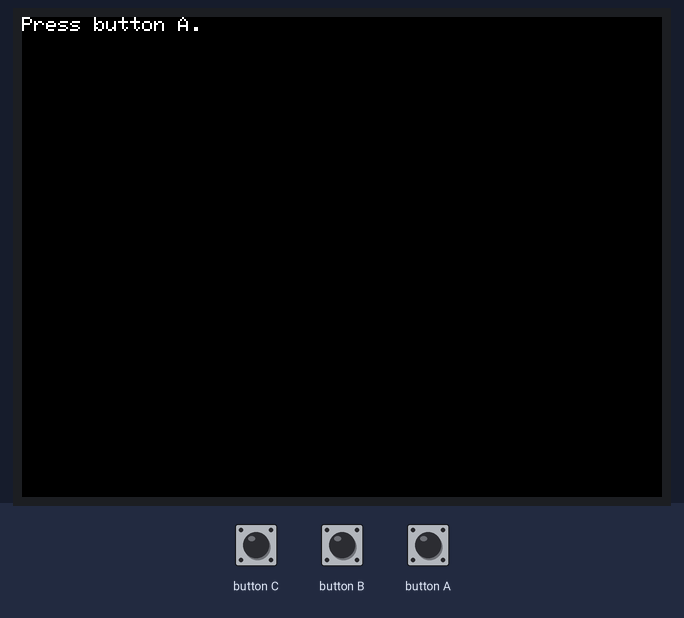
Bench run of a sketch on a simulated ESP32. Shown: 320×240 colour display. The inputs (shaded band) are chosen by the test bench.

Above: at 1.3 s.
1.4 s: button A pressed for 0.15 s
At 2.1 s:
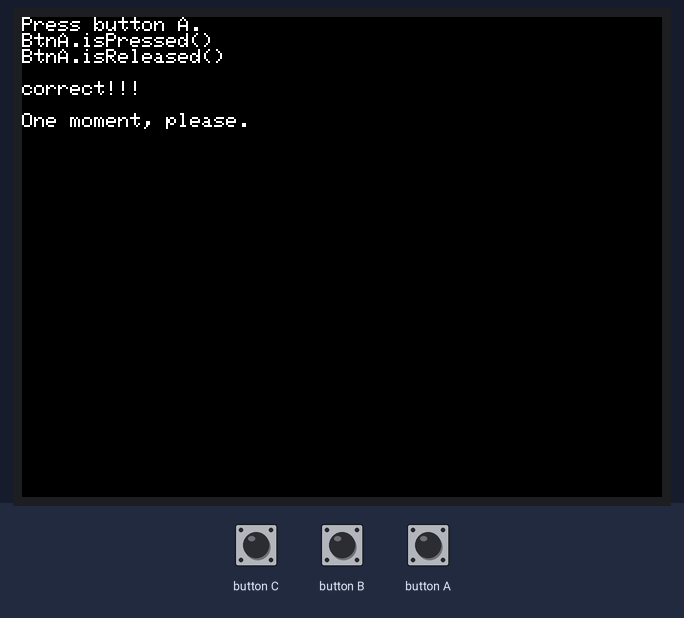
4.5 s: button A pressed for 3.2 s
At 7.8 s:
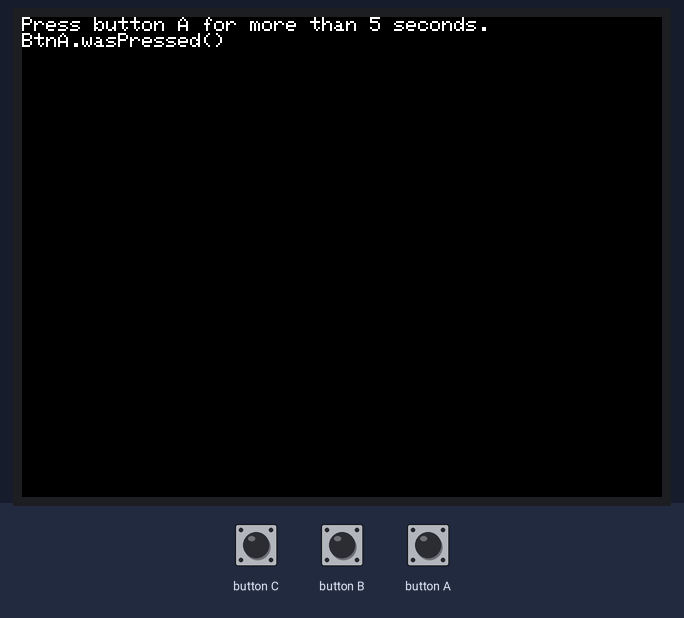
9.2 s: button B pressed for 0.15 s
At 10.6 s:
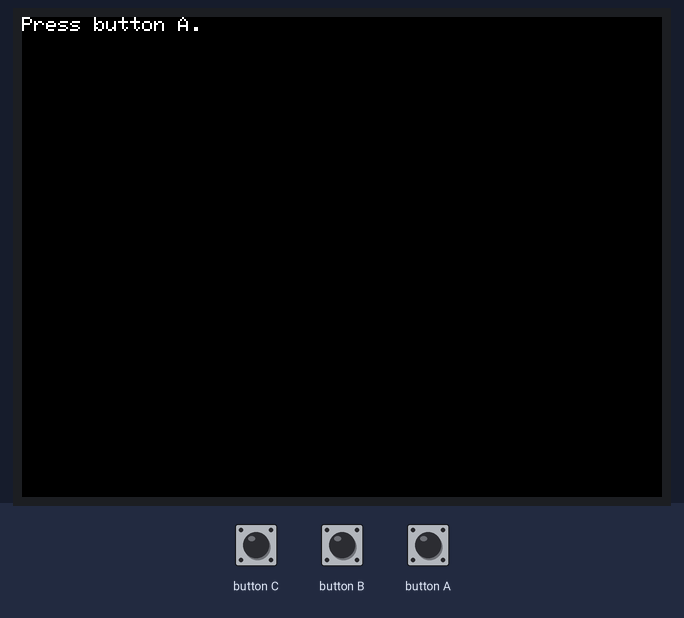
10.9 s: button A pressed for 1 s
At 11.7 s:
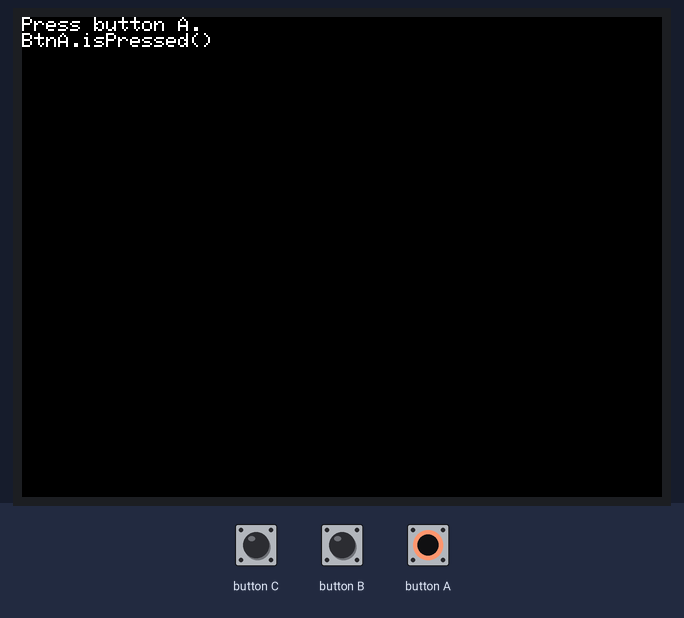
14.9 s: button B pressed for 3.2 s
At 19.2 s:
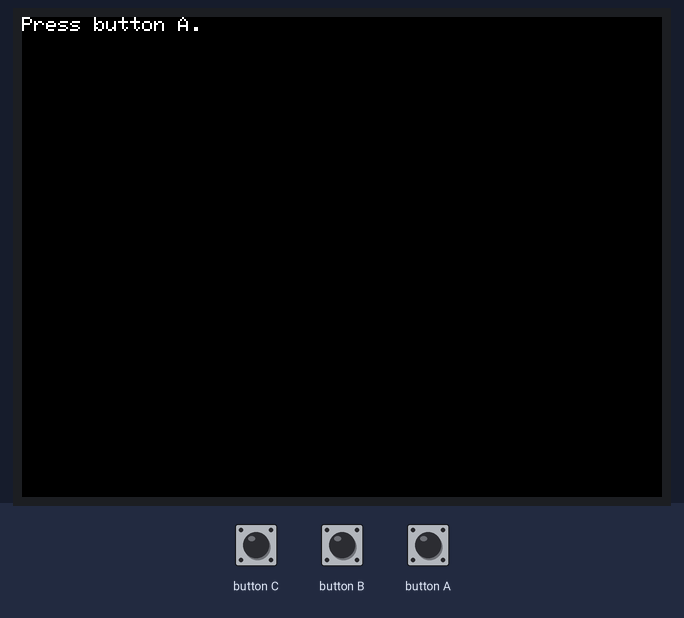
Timing chart, 0 to 20.6 s (numbered marks = the images above; inputs shaded):
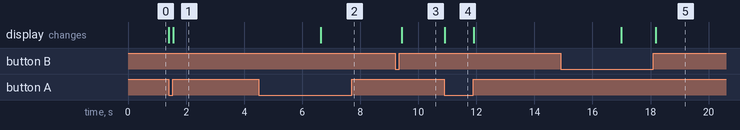

Measured:
- after the input at 1.4 s, the display: first changes at once (image 1 shows a later state)
- after the input at 4.5 s, the display: first differs from a run without the input after 2.1 s (image 2)
- after the input at 9.2 s, the display: changes after 0.23 s (image 3)
- after the input at 10.9 s, the display: changes at once (image 4)
- after the input at 14.9 s, the display: first differs from a run without the input after 3.3 s (image 5)

The sketch:

button_01.ino
```cpp
#include <M5Stack.h>

bool skipFlg1Press   = false;
bool skipFlg1        = false;
bool skipFlg2Press   = false;
bool skipFlg2        = false;
bool skipFlg3Press   = false;
bool skipFlg3        = false;
bool skipFlg4        = false;
bool skipFlg5Release = false;
bool skipFlg5        = false;
int  pressedForCnt   = 0;

void correctProcessing(String nextQuestion) {
    M5.Lcd.println();
    M5.Lcd.println("correct!!!");
    M5.Lcd.println();
    M5.Lcd.println("One moment, please.");
    delay(5000);

    // 画面クリア
    M5.Lcd.clear(BLACK);
    M5.Lcd.setCursor(0, 0);

    M5.Lcd.println(nextQuestion);
}

void fromTheBeginning() {
    skipFlg1Press   = false;
    skipFlg1        = false;
    skipFlg2Press   = false;
    skipFlg2        = false;
    skipFlg3Press   = false;
    skipFlg3        = false;
    skipFlg4        = false;
    skipFlg5Release = false;
    skipFlg5        = false;
    pressedForCnt   = 0;

    // 画面クリア
    M5.Lcd.clear(BLACK);
    M5.Lcd.setCursor(0, 0);

    M5.Lcd.println("Press button A.");
}

void setup() {
    M5.begin();

    M5.Lcd.println("Press button A.");
}

void loop() {

    // ボタン状況読み取り
    M5.update();

    if (!skipFlg1Press) {
        // readの瞬間に押されていた
        if (M5.BtnA.isPressed()) {
            M5.Lcd.println("BtnA.isPressed()");
            skipFlg1Press = true;
        }
    }

    if (skipFlg1Press && !skipFlg1) {
        // readの瞬間は離れていた
        if (M5.BtnA.isReleased()) {
            M5.Lcd.println("BtnA.isReleased()");
            skipFlg1 = true;
            correctProcessing("Press button A for more than 5 seconds.");
        }
    }

    if (skipFlg1 && !skipFlg2Press) {
        // 前回のread時に押された (変化があった)
        if (M5.BtnA.wasPressed()) {
            M5.Lcd.println("BtnA.wasPressed()");
            skipFlg2Press = true;
        }
    }

    if (skipFlg1 && skipFlg2Press && !skipFlg2) {
        // 前回のread時に離れた (押され始めたときから 引数 ミリ秒より多かったとき)
        if (M5.BtnA.wasReleasefor(5000)) {
            M5.Lcd.println("BtnA.wasReleasefor(5000)");
            skipFlg2 = true;
            correctProcessing("Press button A for more than 10 seconds.");
        }
    }

    if (skipFlg1 && skipFlg2 && !skipFlg3) {

        if (!skipFlg3Press) {
            // 引数 ミリ秒以上押されてる間
            if (M5.BtnA.pressedFor(5000)) {
                M5.Lcd.println("BtnA.pressedFor(5000)");
                M5.Lcd.println("A little more.");
                skipFlg3Press = true;
            }
        }

        // 引数 ミリ秒以上押されてる間 かつ 前回このメソッドが呼ばれてから 引数2 ミリ秒以上たった
        if (M5.BtnA.pressedFor(5000, 5000)) {
            pressedForCnt++;
            if (pressedForCnt > 1) {
                M5.Lcd.println("BtnA.pressedFor(5000, 5000)");
                skipFlg3 = true;
                correctProcessing("Release button A in less than 5 seconds.");
            }
        }
    }

    if (skipFlg1 && skipFlg2 && skipFlg3 && !skipFlg4) {
        // 前回のread時に離れた (上より短いタイムのとき)
        // wasReleasefor() が呼ばれない限りは -1 未満じゃないとだめなのここ通らなそう
        if (M5.BtnA.wasReleased()) {
            M5.Lcd.println("BtnA.wasReleased()");
            skipFlg4 = true;
            correctProcessing("Please release the button and wait a moment.");
        }
    }

    if (skipFlg1 && skipFlg2 && skipFlg3 && skipFlg4 && !skipFlg5) {

        if (!skipFlg5Release) {
            // 引数 ミリ秒以上離れてる間
            if (M5.BtnA.releasedFor(9000)) {
                M5.Lcd.println("BtnA.releasedFor(9000)");
                skipFlg5Release = true;
                M5.Lcd.println();
                M5.Lcd.println("Press button A.");
            }
        }

        if (skipFlg5Release) {
            if (M5.BtnA.wasReleasefor(0)) {
                skipFlg5 = true;
                correctProcessing("the end. Press button B to reset.");
            }
        }
    }

    if (M5.BtnB.wasReleasefor(0)) {
        fromTheBeginning();
    }
}
```
